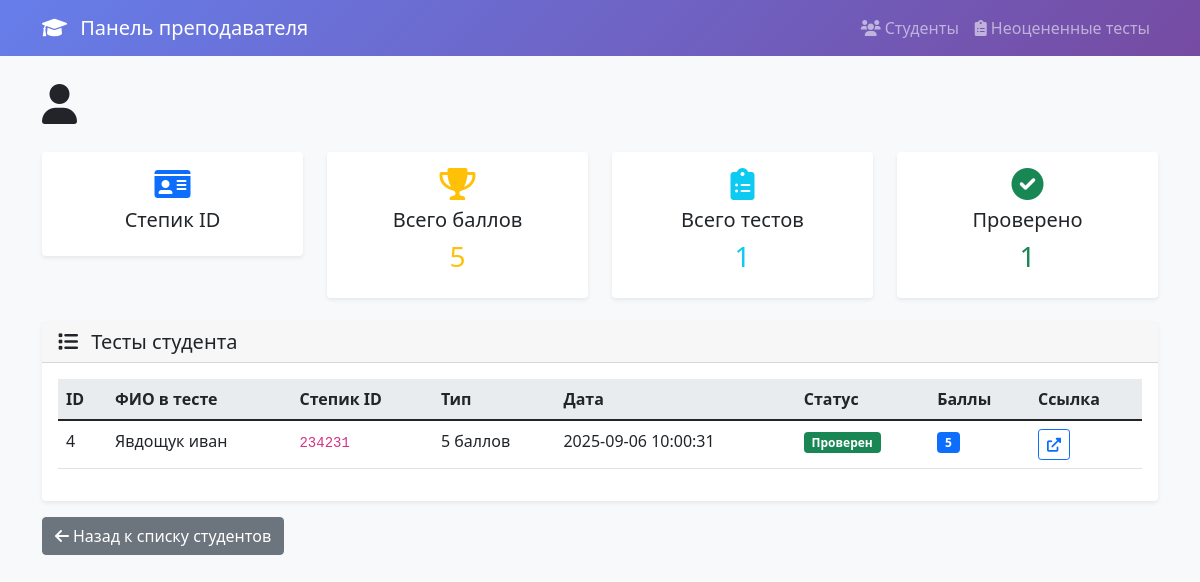
/student/158638, run on the app's committed database.
### tables this page shows
CREATE TABLE tests (
                id INTEGER PRIMARY KEY AUTOINCREMENT,
                student_id INTEGER,
                full_name TEXT NOT NULL,
                stepik_id TEXT NOT NULL,
                test_url TEXT NOT NULL,
                test_type TEXT CHECK(test_type IN ('3', '5')),
                submitted_at TIMESTAMP DEFAULT CURRENT_TIMESTAMP,
                is_reviewed BOOLEAN DEFAULT FALSE,
                score INTEGER DEFAULT 0,
                teacher_comment TEXT,
                reviewed_at TIMESTAMP,
                FOREIGN KEY (student_id) REFERENCES users (user_id)
            );

### web_app.py (the view)
@app.route('/student/<int:student_id>')
def student_detail(student_id):
    try:
        student_data = db.get_user(student_id)
        if not student_data:
            return "Студент не найден", 404
        student_tests = db.get_student_tests(student_id)
        return render_template('student_detail.html',
                             student=student_data,
                             tests=student_tests)
    except Exception as e:
        return f"Ошибка: {e}", 500

### database.py (called while the page is built)
    def get_user(self, user_id: int) -> Optional[Dict]:
        try:
            conn = sqlite3.connect(self.db_name)
            cursor = conn.cursor()
            cursor.execute('SELECT * FROM users WHERE user_id = ?', (user_id,))
            user = cursor.fetchone()
            conn.close()
            if user:
                return {
                    'user_id': user[0],
                    'username': user[1],
                    'first_name': user[2],
                    'last_name': user[3],
                    'role': user[4],
                    'is_approved': bool(user[5]),
                    'created_at': user[6]
                }
            return None
        except Exception as e:
            logging.error(f"Ошибка получения пользователя: {e}")
            return None

### templates/student_detail.html (shortened to what this page needs)
{% extends "base.html" %}
{% block content %}
<div class="row">
    <div class="col-12">
        <h1 class="mb-4">
            <i class="fas fa-user me-2"></i>
        </h1>
    </div>
</div>
<div class="row mb-4">
    <div class="col-md-3">
        <div class="card text-center">
            <div class="card-body">
                <i class="fas fa-id-card fa-2x text-primary mb-2"></i>
                <h5>Степик ID</h5>
            </div>
        </div>
    </div>
    <div class="col-md-3">
        <div class="card text-center">
            <div class="card-body">
                <i class="fas fa-trophy fa-2x text-warning mb-2"></i>
                <h5>Всего баллов</h5>
                <h3 class="text-warning">{{ tests|sum(attribute='score') }}</h3>
            </div>
        </div>
    </div>
    <div class="col-md-3">
        <div class="card text-center">
            <div class="card-body">
                <i class="fas fa-clipboard-list fa-2x text-info mb-2"></i>
                <h5>Всего тестов</h5>
                <h3 class="text-info">{{ tests|length }}</h3>
            </div>
        </div>
    </div>
    <div class="col-md-3">
        <div class="card text-center">
            <div class="card-body">
                <i class="fas fa-check-circle fa-2x text-success mb-2"></i>
                <h5>Проверено</h5>
                <h3 class="text-success">{{ tests|selectattr('is_reviewed')|list|length }}</h3>
            </div>
        </div>
    </div>
</div>
<div class="row">
    <div class="col-12">
        <div class="card">
            <div class="card-header">
                <h5 class="mb-0">
                    <i class="fas fa-list me-2"></i>
                    Тесты студента
                </h5>
            </div>
            <div class="card-body">
                {% if tests %}
                <div class="table-responsive">
                    <table class="table table-hover">
                        <thead>
                            <tr>
                                <th>ID</th>
                                <th>ФИО в тесте</th>
                                <th>Степик ID</th>
                                <th>Тип</th>
                                <th>Дата</th>
                                <th>Статус</th>
                                <th>Баллы</th>
                                <th>Ссылка</th>
                            </tr>
                        </thead>
                        <tbody>
                            {% for test in tests %}
                            <tr>
                                <td>{{ test.id }}</td>
                                <td>{{ test.full_name }}</td>
                                <td><code>{{ test.stepik_id }}</code></td>
                                <td>{{ test.test_type }} баллов</td>
                                <td>{{ test.submitted_at }}</td>
                                <td>
                                    {% if test.is_reviewed %}
                                        <span class="badge bg-success">Проверен</span>
                                    {% else %}
                                        <span class="badge bg-warning">На проверке</span>
                                    {% endif %}
                                </td>
                                <td>
                                    {% if test.is_reviewed %}
                                        <span class="badge bg-primary">{{ test.score }}</span>
                                    {% else %}
                                        <span class="text-muted">-</span>
                                    {% endif %}
                                </td>
                                <td>
                                    <a href="{{ test.test_url }}" target="_blank" class="btn btn-sm btn-outline-primary">
                                        <i class="fas fa-external-link-alt"></i>
                                    </a>
                                </td>
                            </tr>
                            {% endfor %}
                        </tbody>
                    </table>
                </div>
                {% else %}
                <div class="text-center py-4">
                    <i class="fas fa-clipboard-list fa-3x text-muted mb-3"></i>
                    <h5>Тесты не найдены</h5>
                    <p class="text-muted">Студент еще не отправлял тесты.</p>
                </div>
                {% endif %}
            </div>
        </div>
    </div>
</div>
<div class="row mt-3">
    <div class="col-12">
        <a href="/students" class="btn btn-secondary">
            <i class="fas fa-arrow-left me-1"></i>Назад к списку студентов
        </a>
    </div>
</div>
{% endblock %}

### templates/base.html (style rules this page uses)
body { background-color: #f8f9fa; }
.card { border: none; box-shadow: 0 0.125rem 0.25rem rgba(0, 0, 0, 0.075); }
.table th { background-color: #e9ecef; border-top: none; }

### data on the page
tests: id "4", full_name "Явдощук иван", stepik_id "234231", test_type "5", submitted_at "2025-09-06 10:00:31", is_reviewed "Проверен", score "5"

### other printed values
{{ tests|sum(attribute='score') }} "5"
{{ tests|length }} "1"
{{ tests|selectattr('is_reviewed')|list|length }} "1"
